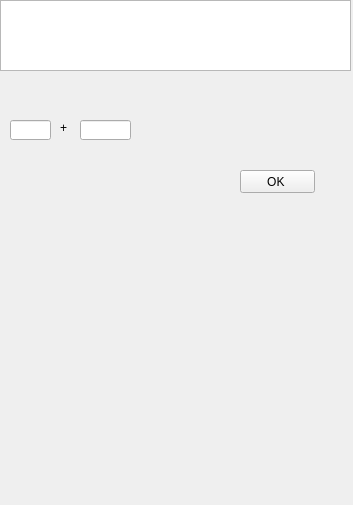
<?xml version="1.0" encoding="UTF-8"?>
<ui version="4.0">
 <class>MainWindow</class>
 <widget class="QMainWindow" name="MainWindow">
  <property name="geometry">
   <rect>
    <x>0</x>
    <y>0</y>
    <width>353</width>
    <height>505</height>
   </rect>
  </property>
  <property name="windowTitle">
   <string>MainWindow</string>
  </property>
  <widget class="QWidget" name="centralwidget">
   <widget class="QTextBrowser" name="textBrowser">
    <property name="geometry">
     <rect>
      <x>0</x>
      <y>0</y>
      <width>351</width>
      <height>71</height>
     </rect>
    </property>
   </widget>
   <widget class="QPushButton" name="pushButton">
    <property name="geometry">
     <rect>
      <x>240</x>
      <y>170</y>
      <width>75</width>
      <height>23</height>
     </rect>
    </property>
    <property name="text">
     <string>OK </string>
    </property>
   </widget>
   <widget class="QLineEdit" name="lineEdit">
    <property name="geometry">
     <rect>
      <x>10</x>
      <y>120</y>
      <width>41</width>
      <height>20</height>
     </rect>
    </property>
   </widget>
   <widget class="QLineEdit" name="lineEdit_2">
    <property name="geometry">
     <rect>
      <x>80</x>
      <y>120</y>
      <width>51</width>
      <height>20</height>
     </rect>
    </property>
   </widget>
   <widget class="QLabel" name="label">
    <property name="geometry">
     <rect>
      <x>60</x>
      <y>120</y>
      <width>16</width>
      <height>16</height>
     </rect>
    </property>
    <property name="text">
     <string>+</string>
    </property>
   </widget>
  </widget>
 </widget>
 <resources/>
 <connections/>
</ui>
